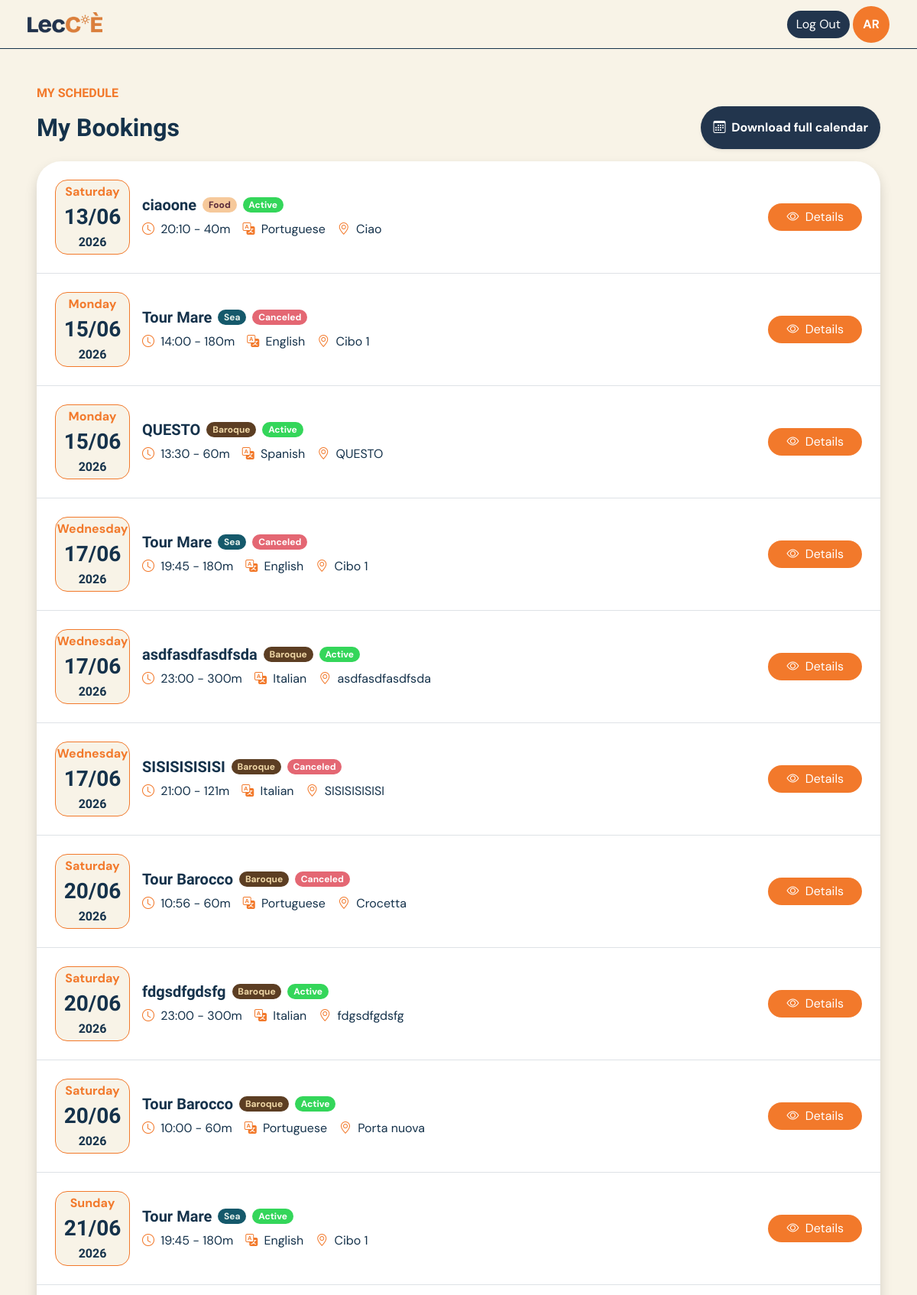
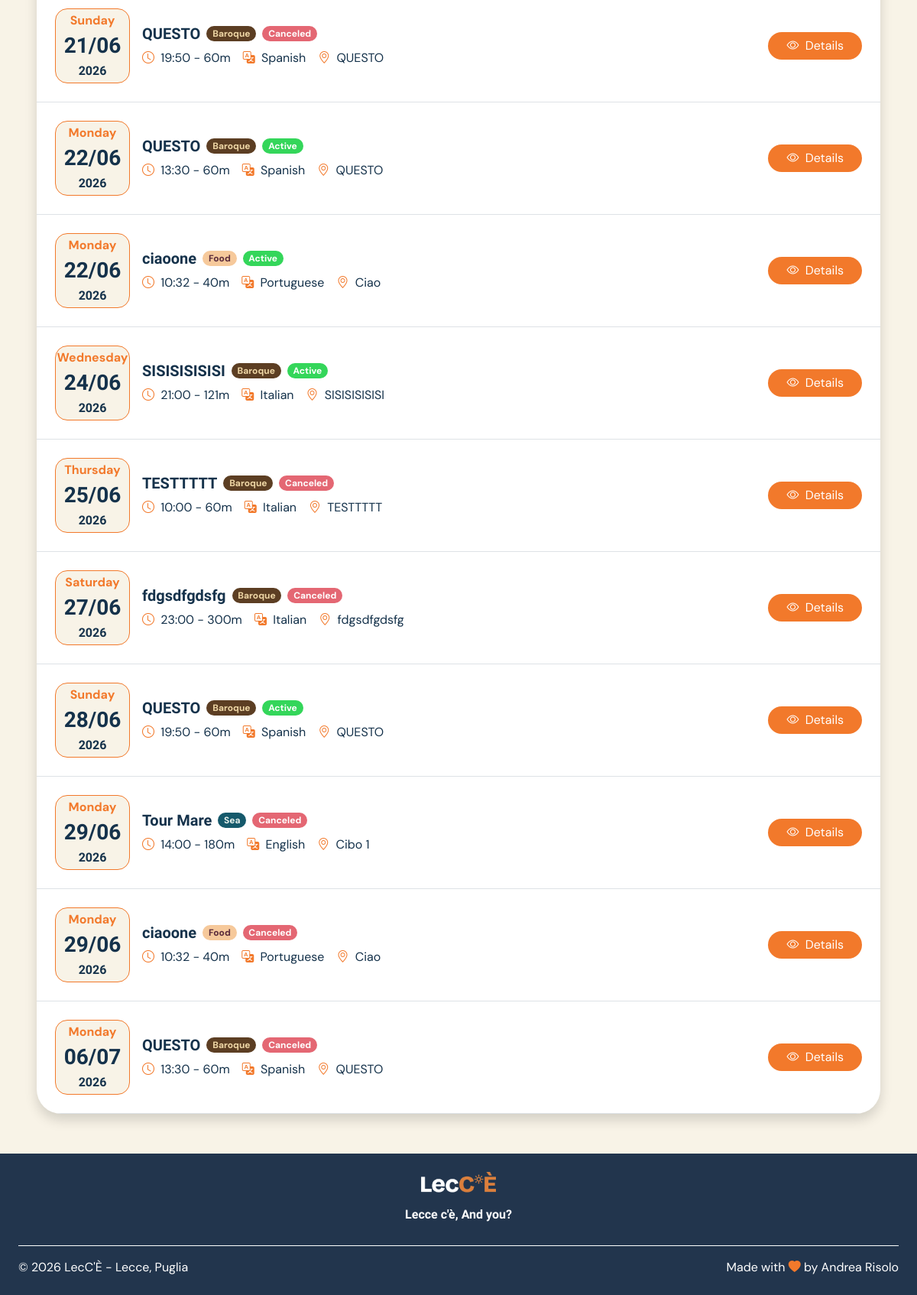
The page /schedule (signed in) on the database its author committed (2 pictures, top to bottom).
### tables this page shows
CREATE TABLE users (
    id TEXT PRIMARY KEY,
    role TEXT NOT NULL,

    email TEXT NOT NULL UNIQUE,
    password TEXT NOT NULL,

    first_name TEXT NOT NULL,
    last_name TEXT NOT NULL,
    profile_photo TEXT
);

CREATE TABLE "tour_occurrences" (
	"id"	TEXT,
	"tour_id"	TEXT NOT NULL,
	"date"	TEXT NOT NULL,
	"start_time"	TEXT NOT NULL,
	"state"	TEXT NOT NULL DEFAULT 'not_departed',
	PRIMARY KEY("id"),
	FOREIGN KEY("tour_id") REFERENCES "tours"("id")
);

CREATE TABLE "tours" (
	"id"	TEXT,
	"guide_id"	TEXT NOT NULL,
	"language_id"	TEXT NOT NULL,
	"title"	TEXT NOT NULL,
	"description"	TEXT NOT NULL,
	"duration"	INTEGER NOT NULL,
	"max_participants"	INTEGER NOT NULL,
	"theme_id"	INTEGER NOT NULL,
	"state"	TEXT NOT NULL DEFAULT 'active',
	PRIMARY KEY("id"),
	FOREIGN KEY("guide_id") REFERENCES "users"("id") ON DELETE CASCADE,
	FOREIGN KEY("language_id") REFERENCES "languages"("id") ON DELETE CASCADE,
	FOREIGN KEY("theme_id") REFERENCES "tour_themes"("id")
);

CREATE TABLE "tour_themes" (
	"id"	INTEGER,
	"name"	TEXT NOT NULL,
	"emoji"	TEXT NOT NULL,
	"description"	TEXT NOT NULL,
	PRIMARY KEY("id" AUTOINCREMENT)
);

CREATE TABLE "languages" (
	"id"	INTEGER,
	"name"	TEXT NOT NULL UNIQUE,
	PRIMARY KEY("id" AUTOINCREMENT)
);

CREATE TABLE "stops" (
	"id"	TEXT,
	"tour_id"	TEXT NOT NULL,
	"place_name"	TEXT NOT NULL,
	"order_number"	INTEGER NOT NULL,
	PRIMARY KEY("id"),
	FOREIGN KEY("tour_id") REFERENCES "tours"("id") ON DELETE CASCADE
);

### app.py (the view)
@app.route("/schedule")
@login_required
def personal_schedule():
    if current_user.role == "guide":
        occurrences = occurrencies_dao.get_not_empty_occurrences_by_guide_id(current_user.id)
        for occurrence in occurrences:
            occurrence.tour = tours_dao.get_tour_by_id(occurrence.tour_id)
            occurrence.tour.language = languages_dao.get_language_by_id(occurrence.tour.language_id)["name"]
            occurrence.tour.theme = themes_dao.get_theme_by_id(occurrence.tour.theme_id)
            occurrence.tour.stops = stops_dao.get_first_stop_by_tour(occurrence.tour)
        upcoming = occurrences
    else:
        reservations = reservations_dao.get_reservations_by_participant_id(current_user.id)
        occurrencies = []
        for reservation in reservations:
            occurrence = occurrencies_dao.get_occurrence_by_id(reservation.occurrence_id)
            occurrence.tour = tours_dao.get_tour_by_id(occurrence.tour_id)
            occurrence.tour.language = languages_dao.get_language_by_id(occurrence.tour.language_id)["name"]
            occurrence.tour.theme = themes_dao.get_theme_by_id(occurrence.tour.theme_id)
            occurrence.tour.stops = stops_dao.get_first_stop_by_tour(occurrence.tour)
            occurrence.reservation = reservation
            occurrencies.append(occurrence)
        upcoming = occurrencies
    return render_template("personal_schedule.html", upcoming=upcoming, user=current_user)

### app.py (called while the page is built)
@login_manager.user_loader
def load_user(user_id):
    db_user=users_dao.get_user_by_id(user_id)
    return db_user

### database/daos/languages.py (called while the page is built)
@connect_db
def get_language_by_id(conn, cursor, id):
    query="SELECT * FROM languages WHERE id=(?)"
    cursor.execute(query, (id,))
    language=cursor.fetchone()
    if language is None:
        return None
    return dict(language)

### database/daos/occurrencies.py (called while the page is built)
@connect_db
def get_occurrence_by_id(conn, cursor, occurrence_id):
    query="SELECT * FROM tour_occurrences WHERE id=(?)"
    cursor.execute(query, (occurrence_id,))
    occurrence=cursor.fetchone()
    if occurrence is None:
        return None
    occurrence_obj=Occurrence(occurrence["id"], occurrence["tour_id"], datetime.datetime.strptime(occurrence["date"], "%Y-%m-%d").date(), occurrence["start_time"], occurrence["state"])
    return occurrence_obj

### database/daos/stops.py (called while the page is built)
@connect_db
def get_first_stop_by_tour(conn, cursor, tour):
    query = "SELECT place_name FROM stops WHERE tour_id=(?) ORDER BY order_number ASC LIMIT 1"
    cursor.execute(query, (tour.id,))
    stop = cursor.fetchone()
    if stop:
        return stop["place_name"]
    else:
        return None

### database/daos/themes.py (called while the page is built)
@connect_db
def get_theme_by_id(conn, cursor, id):
    query="SELECT * FROM tour_themes WHERE id=(?)"
    cursor.execute(query, (id,))
    theme=cursor.fetchone()
    if theme is None:
        return None
    theme_obj=Theme(theme["id"], theme["name"], theme["emoji"], theme["description"])
    return theme_obj

### database/daos/tours.py (called while the page is built)
@connect_db
def get_tour_by_id(conn, cursor, id):
    query="SELECT * FROM tours WHERE id=(?)"
    cursor.execute(query, (id,))
    tour=cursor.fetchone()
    if tour is None:
        return None
    tour_obj=Tour(tour["id"], tour["title"], tour["description"], tour["duration"], tour["max_participants"], tour["theme_id"], tour["language_id"], tour["guide_id"], tour["state"])
    return tour_obj

### database/daos/users.py (called while the page is built)
@connect_db
def get_user_by_id(conn, cursor, id):
    query="SELECT * FROM users WHERE id=(?)"
    cursor.execute(query, (id,))
    user=cursor.fetchone()
    if user is None:
        return None
    user_obj=User(user["id"], user["role"], user["email"], user["password"], user["first_name"], user["last_name"], user["profile_photo"])
    return user_obj

### templates/personal_schedule.html (shortened to what this page needs)
{% extends "base.html" %}
{% block content %}
<main class="mx-3 mx-lg-4 my-5">
    <div class="container">
        <section class="mb-5">
            <div class="mb-3">
                <h1 class="lecce-text-impact lecce-primary-color fw-bold mb-2 fs-6">
                    MY SCHEDULE
                </h1>
                <div class="d-flex flex-column flex-lg-row justify-content-lg-between align-items-start align-items-lg-center gap-3 mb-3">
                    <span class="lecce-text-impact lecce-secondary-color fw-bold mb-0 fs-2">
                        {% if current_user.role == 'guide' %}Every tour I guide{% else %}My Bookings{% endif %}
                    </span>
                    <a href="{{ url_for('my_calendar') }}"
                        class="btn lecce-btn lecce-secondary-background shadow-sm p-3 fw-bold">
                        <i class="bi bi-calendar3 me-1"></i>
                        Download full calendar
                    </a>
                </div>
            </div>
            <div class="bg-white rounded-5 shadow overflow-hidden">
                {% if upcoming|length > 0 %}
                {% for occurrence in upcoming %}
                {% include "booking_card.html" %}
                {% endfor %}
                {% else %}
                <div class="d-flex justify-content-center p-4">
                    <p class="mb-0">No upcoming occurrences found</p>
                </div>
                {% endif %}
            </div>
        </section>
    </div>
</main>
{% endblock %}

### templates/base.html (shortened to what this page needs)
<!doctype html>
<html lang="en">
<head>
    <link href="https://cdn.jsdelivr.net/npm/bootstrap@5.3.5/dist/css/bootstrap.min.css" rel="stylesheet"
>
    <link rel="stylesheet" href="https://cdn.jsdelivr.net/npm/bootstrap-icons@1.11.3/font/bootstrap-icons.min.css">
    <link rel="stylesheet" href="{{ url_for('static', filename='css/style.css') }}">
    <link rel="stylesheet" href="{{ url_for('static', filename='css/themes.css') }}">
    <link rel="stylesheet" href="https://cdn.jsdelivr.net/npm/flatpickr/dist/flatpickr.min.css">
</head>
<body class="min-vh-100 d-flex flex-column">
    <header class="lecce-header">
        <nav class="navbar mx-4">
            <div class="container-fluid d-flex align-items-center justify-content-between">
                <a class="navbar-brand d-flex align-items-center" href="{{ url_for('home') }}">
                    <img class="lecce-logo p-0 m-0"
                        src="{{ url_for('static', filename='images/utility_images/LecCE_logo_primary.png') }}"
                        alt="LecCÈ Logo">
                </a>
                {% if current_user.is_authenticated %}
                <div class="d-flex align-items-center gap-1">
                    <a class="btn lecce-btn lecce-secondary-background" href="{{ url_for('logout') }}">Log Out</a>
                    <a href="{{ url_for('my_profile') }}" class="text-decoration-none">
                        {% if current_user.profile_photo is not none %}
                        <div class="profile-initials p-1"><img src="{{ url_for('static', filename='images/profile_photos/' ~ current_user.profile_photo) }}" alt="Profile Photo" class="img-fluid rounded-circle object-fit-cover"></div>
                        {% else %}
                        <div class="profile-initials fw-bold p-2">{{ current_user.first_name[0].upper() }}{{
                            current_user.last_name[0].upper() }}</div>
                        {% endif %}
                    </a>
                </div>
                {% else %}
                <div class="d-flex align-items-center gap-1">
                    <a class="btn lecce-btn lecce-primary-background" href="{{ url_for('login') }}">Log In</a>
                    <a class="btn lecce-btn lecce-secondary-background" href="{{ url_for('register') }}">Sign Up</a>
                </div>
                {% endif %}
            </div>
        </nav>
    </header>
    <div class="container-fluid flex-grow-1">
        {%block content %}{% endblock %}
    </div>
    <footer class="lecce-secondary-background mt-1 p-4">
        <div class="d-flex flex-column align-items-center text-center">
            <img class="lecce-logo mb-2"
                src="{{ url_for('static', filename='images/utility_images/LecCE_logo_secondary.png') }}"
                alt="LecCÈ Logo">
            <p class="lecce-text-impact fw-semibold lh-lg mb-4">
                Lecce c'è, And you?
            </p>
        </div>
        <div class="d-flex flex-column flex-md-row justify-content-between gap-2 border-top border-white pt-3">
            <span class="mb-0">
                © 2026 LecC'È - Lecce, Puglia
            </span>
            <span class="mb-0">
                Made with <i class="bi bi-heart-fill lecce-primary-color"></i> by Andrea Risolo
            </span>
        </div>
    </footer>
</body>
</html>

### templates/booking_card.html (shortened to what this page needs)
<div class="d-flex flex-column flex-lg-row align-items-lg-center justify-content-between gap-3 p-4 border-bottom">
    <div class="d-flex flex-column flex-lg-row align-items-center gap-3">
        <div class="rounded-4 lecce-profile-date p-5">
            <span class="lecce-primary-color fw-bold mb-0 fs-6">{{ occurrence.date.strftime('%A') }}</span>
            <span class="lecce-text-impact lecce-secondary-color fw-bold fs-3 mb-0">{{ occurrence.date.strftime('%d/%m')
                }}</span>
            <span class="lecce-text-impact lecce-secondary-color fw-bold fs-6 mb-0">{{ occurrence.date.strftime('%Y')
                }}</span>
        </div>
        <div>
            <div class="d-flex flex-column flex-lg-row align-items-center gap-2 mb-2">
                <h3 class="h5 lecce-text-impact lecce-secondary-color fw-bold m-0">
                    <a href="{{ url_for('tour', id=occurrence.tour.id) }}"
                        class="text-decoration-none lecce-secondary-color">
                        {{ occurrence.tour.title }}
                    </a>
                </h3>
                <div
                    class="badge rounded-4 lecce-{{ occurrence.tour.theme.name.lower() }}-background lecce-{{ occurrence.tour.theme.name.lower() }}-text">
                    {{ occurrence.tour.theme.name }}</div>
                {% if occurrence.reservation is not none and occurrence.reservation.state == "canceled" %}
                <div class="badge rounded-4 lecce-negative-background">Canceled</div>
                {% endif %}
                {% if occurrence.reservation is not none and occurrence.reservation.state == "active" %}
                <div class="badge rounded-4 lecce-positive-background">Active</div>
                {% endif %}
            </div>
            <div class="d-flex flex-wrap justify-content-center justify-content-lg-start gap-3 fs-6 lecce-secondary-color">
                <span>
                    <i class="bi bi-clock lecce-primary-color me-1"></i>
                    {{ occurrence.start_time }} - {{ occurrence.tour.duration }}m
                </span>
                <span>
                    <i class="bi bi-translate lecce-primary-color me-1"></i>
                    {{ occurrence.tour.language }}
                </span>
                <span>
                    <i class="bi bi-geo-alt lecce-primary-color me-1"></i>
                    {{ occurrence.tour.stops }}
                </span>
            </div>
        </div>
    </div>
    <div class="d-flex justify-content-center align-items-center gap-3">
        {% if current_user.id == user.id %}
        {% if current_user.role == 'participant' %}
        <a href="{{ url_for('reservation', id=occurrence.reservation.id) }}"
            class="btn lecce-btn lecce-primary-background px-4">
            <i class="bi bi-eye me-1"></i>
            Details
        </a>
        {% endif %}
        {% endif %}
    </div>
</div>

### static/css/style.css (style rules this page uses)
body { background-color: #F8F3E7; font-family: "DM Sans", sans-serif; }
.lecce-logo { height: 2rem; }
.lecce-text-impact { font-family: "Bricolage Grotesque", sans-serif; }
.lecce-primary-color { color: #F2792B }
.lecce-secondary-color { color: #15324B; }
.lecce-positive-background { background-color: #34d65a; }
.lecce-negative-background { background-color: #e46773; }
.lecce-header { border-bottom: 0.01rem solid #15324B; height: 4rem; }
.lecce-btn { color: white; border: none; border-radius: 1000px; }
.lecce-primary-background { background-color: #F2792B; color: white; }
.lecce-secondary-background { background-color: #22354d; color: white; }
.profile-initials { background-color: #F2792B; color: white; aspect-ratio: 1/1; border-radius: 50%; height: 3rem; width: 3rem; display: flex; align-items: center; justify-content: center; }
.lecce-profile-date { background-color: #F8F3E7; border: 0.1rem solid #F2792B; aspect-ratio: 1/1; border-radius: 0%; width: 4rem; height: 4rem; display: flex; flex-direction: column; align-items: center; justify-content: center; }

### static/css/themes.css (style rules this page uses)
.lecce-baroque-background { background-color: #5c3e23; }
.lecce-baroque-text { color: #EFD7A6; }
.lecce-sea-background { background-color: #15596B; }
.lecce-sea-text { color: #E7F1EC; }
.lecce-food-background { background-color: #F6C99B; }
.lecce-food-text { color: #5A2A3A; }

### rows shown on the page
users: first_name "A", last_name "R"
tour_occurrences: date "Saturday", date "13/06", date "2026", tour "ciaoone", tour.theme.name "Food", shows "Active", start_time "20:10", tour.duration "40", tour.language "Portuguese", tour.stops "Ciao"
tour_occurrences: date "Monday", date "15/06", date "2026", tour "Tour Mare", tour.theme.name "Sea", shows "Canceled", start_time "14:00", tour.duration "180", tour.language "English", tour.stops "Cibo 1"
tour_occurrences: date "Monday", date "15/06", date "2026", tour "QUESTO", tour.theme.name "Baroque", shows "Active", start_time "13:30", tour.duration "60", tour.language "Spanish", tour.stops "QUESTO"
tour_occurrences: date "Wednesday", date "17/06", date "2026", tour "Tour Mare", tour.theme.name "Sea", shows "Canceled", start_time "19:45", tour.duration "180", tour.language "English", tour.stops "Cibo 1"
tour_occurrences: date "Wednesday", date "17/06", date "2026", tour "asdfasdfasdfsda", tour.theme.name "Baroque", shows "Active", start_time "23:00", tour.duration "300", tour.language "Italian", tour.stops "asdfasdfasdfsda"
tour_occurrences: date "Wednesday", date "17/06", date "2026", tour "SISISISISISI", tour.theme.name "Baroque", shows "Canceled", start_time "21:00", tour.duration "121", tour.language "Italian", tour.stops "SISISISISISI"
tour_occurrences: date "Saturday", date "20/06", date "2026", tour "Tour Barocco", tour.theme.name "Baroque", shows "Canceled", start_time "10:56", tour.duration "60", tour.language "Portuguese", tour.stops "Crocetta"
tour_occurrences: date "Saturday", date "20/06", date "2026", tour "fdgsdfgdsfg", tour.theme.name "Baroque", shows "Active", start_time "23:00", tour.duration "300", tour.language "Italian", tour.stops "fdgsdfgdsfg"
tour_occurrences: date "Saturday", date "20/06", date "2026", tour "Tour Barocco", tour.theme.name "Baroque", shows "Active", start_time "10:00", tour.duration "60", tour.language "Portuguese", tour.stops "Porta nuova"
tour_occurrences: date "Sunday", date "21/06", date "2026", tour "Tour Mare", tour.theme.name "Sea", shows "Active", start_time "19:45", tour.duration "180", tour.language "English", tour.stops "Cibo 1"
tour_occurrences: date "Sunday", date "21/06", date "2026", tour "QUESTO", tour.theme.name "Baroque", shows "Canceled", start_time "19:50", tour.duration "60", tour.language "Spanish", tour.stops "QUESTO"
tour_occurrences: date "Monday", date "22/06", date "2026", tour "QUESTO", tour.theme.name "Baroque", shows "Active", start_time "13:30", tour.duration "60", tour.language "Spanish", tour.stops "QUESTO"
tour_occurrences: date "Monday", date "22/06", date "2026", tour "ciaoone", tour.theme.name "Food", shows "Active", start_time "10:32", tour.duration "40", tour.language "Portuguese", tour.stops "Ciao"
tour_occurrences: date "Wednesday", date "24/06", date "2026", tour "SISISISISISI", tour.theme.name "Baroque", shows "Active", start_time "21:00", tour.duration "121", tour.language "Italian", tour.stops "SISISISISISI"
tour_occurrences: date "Thursday", date "25/06", date "2026", tour "TESTTTTT", tour.theme.name "Baroque", shows "Canceled", start_time "10:00", tour.duration "60", tour.language "Italian", tour.stops "TESTTTTT"
tour_occurrences: date "Saturday", date "27/06", date "2026", tour "fdgsdfgdsfg", tour.theme.name "Baroque", shows "Canceled", start_time "23:00", tour.duration "300", tour.language "Italian", tour.stops "fdgsdfgdsfg"
tour_occurrences: date "Sunday", date "28/06", date "2026", tour "QUESTO", tour.theme.name "Baroque", shows "Active", start_time "19:50", tour.duration "60", tour.language "Spanish", tour.stops "QUESTO"
tour_occurrences: date "Monday", date "29/06", date "2026", tour "Tour Mare", tour.theme.name "Sea", shows "Canceled", start_time "14:00", tour.duration "180", tour.language "English", tour.stops "Cibo 1"
tour_occurrences: date "Monday", date "29/06", date "2026", tour "ciaoone", tour.theme.name "Food", shows "Canceled", start_time "10:32", tour.duration "40", tour.language "Portuguese", tour.stops "Ciao"
tour_occurrences: date "Monday", date "06/07", date "2026", tour "QUESTO", tour.theme.name "Baroque", shows "Canceled", start_time "13:30", tour.duration "60", tour.language "Spanish", tour.stops "QUESTO"
